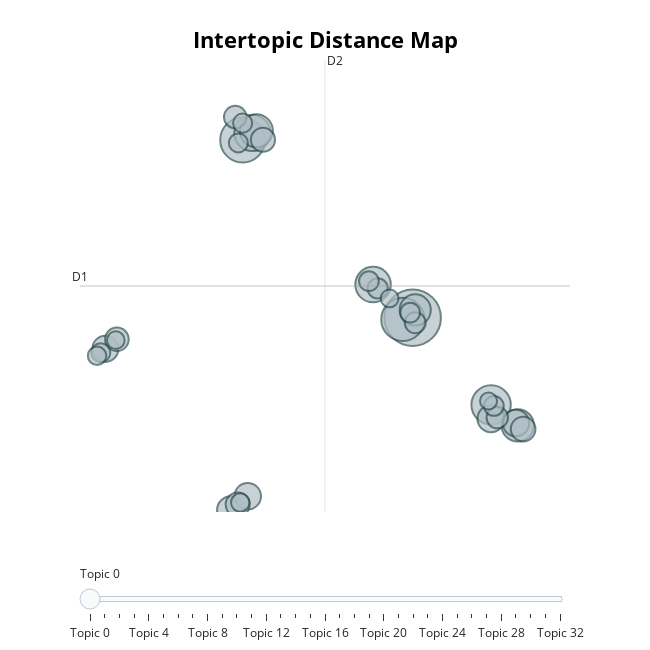

Here is the notebook cell this chart was saved with:
### Code cell
topic_model.visualize_topics()

### Figure 1 — Plotly figure (JSON) as saved in the notebook; plotly's stock layout.template omitted (floating-point values rounded to 4 significant figures)
{"data": [{"customdata": [[0, "kernels | kernel | regularization | classification | supervised", 132], [1, "reinforcement | learning | planning | reward | adaptive", 83], [2, "clusterings | clustering | cluster | clusters | clustered", 77], [3, "classifiers | classifier | classification | ensembles | features", 64], [4, "bandit | bandits | optimal | strategy | reward", 54], [5, "learnability | learnable | learning | algorithms | complexity", 52], [6, "bandit | reward | optimal | rewards | allocation", 45], [7, "corpus | classification | semantic | labeling | semantics", 43], [8, "optimal | learning | learnability | optimization | prediction", 40], [9, "lasso | regularization | regularized | sparse | penalized", 32], [10, "supervised | labeling | classification | labeled | classifiers", 30], [11, "matrix | matrices | minimization | rank | completion", 29], [12, "topics | topic | corpus | dirichlet | topical", 29], [13, "models | propagation | markov | bethe | belief", 28], [14, "classifier | classification | classify | categorization | classified", 25], [15, "prediction | forecasting | forecasts | forecast | expert", 24], [16, "sparse | dictionaries | recognition | learning | classification", 24], [17, "gaussian | classification | nonparametric | sparse | gaussians", 23], [18, "recommender | factorization | recommendations | recommendation | ratings", 21], [19, "learning | supervised | learner | generalization | complexity", 19], [20, "segmentations | segmentation | classification | networks | classifier", 18], [21, "quantum | superposition | qavb | qrw | learning", 17], [22, "privacy | private | privately | queries | regularized", 16], [23, "boosting | classifiers | boost | classifier | logitboost", 16], [24, "recognition | classifiers | classifier | recognize | facial", 16], [25, "optimizing | optimizer | optimization | bayesian | sampling", 15], [26, "ranking | rankings | ranked | retrieval | rank", 15], [27, "graphs | probabilistic | models | graphical | inference", 15], [28, "compressive | sparse | compressed | minimization | sensing", 14], [29, "causal | inference | discovering | models | discovery", 14], [30, "markov | markovian | bioinformatics | decoders | classification", 13], [31, "classifiers | classification | generalization | complexity | learning", 13], [32, "attacks | security | intrusion | phishing | detection", 12]], "hovertemplate": "<b>Topic %{customdata[0]}</b><br>%{customdata[1]}<br>Size: %{customdata[2]}", "legendgroup": "", "marker": {"color": "#B0BEC5", "line": {"color": "DarkSlateGrey", "width": 2}, "size": [132, 83, 77, 64, 54, 52, 45, 43, 40, 32, 30, 29, 29, 28, 25, 24, 24, 23, 21, 19, 18, 17, 16, 16, 16, 15, 15, 15, 14, 14, 13, 13, 12], "sizemode": "area", "sizeref": 0.0825, "symbol": "circle"}, "mode": "markers", "name": "", "orientation": "v", "showlegend": false, "type": "scatter", "x": [7.877, 1.247, 7.496, 10.94, 1.627, 6.335, 1.782, 11.98, 7.979, 0.7937, 10.93, 1.446, 11.91, -4.106, 12.19, 2.04, 1.054, -3.657, 0.9582, 11.18, 7.978, 6.515, 6.172, 11.05, 7.78, 1.081, 1.246, -4.286, 1.152, -4.432, -3.7, 6.981, 10.84], "xaxis": "x", "y": [8.452, 16.8, 8.371, 4.354, 17.13, 10.01, 17.23, 3.389, 8.816, -0.5926, 3.704, 0.05849, 3.497, 6.986, 3.216, 16.81, -0.3325, 7.435, 17.88, 3.756, 8.212, 9.83, 10.17, 4.302, 8.689, 16.66, 17.59, 6.807, -0.2349, 6.66, 7.392, 9.356, 4.534], "yaxis": "y"}], "layout": {"annotations": [{"showarrow": false, "text": "D1", "x": -5.096, "y": 9.94, "yshift": 10}, {"showarrow": false, "text": "D2", "x": 4.46, "xshift": 10, "y": 20.56}], "height": 650, "hoverlabel": {"bgcolor": "white", "font": {"family": "Rockwell", "size": 16}}, "legend": {"itemsizing": "constant", "tracegroupgap": 0}, "margin": {"t": 60}, "shapes": [{"line": {"color": "#CFD8DC", "width": 2}, "type": "line", "x0": 4.46, "x1": 4.46, "y0": -0.6815, "y1": 20.56}, {"line": {"color": "#9E9E9E", "width": 2}, "type": "line", "x0": -5.096, "x1": 14.02, "y0": 9.94, "y1": 9.94}], "sliders": [{"active": 0, "pad": {"t": 50}, "steps": [{"args": [{"marker.color": [["red", "#B0BEC5", "#B0BEC5", "#B0BEC5", "#B0BEC5", "#B0BEC5", "#B0BEC5", "#B0BEC5", "#B0BEC5", "#B0BEC5", "#B0BEC5", "#B0BEC5", "#B0BEC5", "#B0BEC5", "#B0BEC5", "#B0BEC5", "#B0BEC5", "#B0BEC5", "#B0BEC5", "#B0BEC5", "#B0BEC5", "#B0BEC5", "#B0BEC5", "#B0BEC5", "#B0BEC5", "#B0BEC5", "#B0BEC5", "#B0BEC5", "#B0BEC5", "#B0BEC5", "#B0BEC5", "#B0BEC5", "#B0BEC5"]]}], "label": "Topic 0", "method": "update"}, {"args": [{"marker.color": [["#B0BEC5", "red", "#B0BEC5", "#B0BEC5", "#B0BEC5", "#B0BEC5", "#B0BEC5", "#B0BEC5", "#B0BEC5", "#B0BEC5", "#B0BEC5", "#B0BEC5", "#B0BEC5", "#B0BEC5", "#B0BEC5", "#B0BEC5", "#B0BEC5", "#B0BEC5", "#B0BEC5", "#B0BEC5", "#B0BEC5", "#B0BEC5", "#B0BEC5", "#B0BEC5", "#B0BEC5", "#B0BEC5", "#B0BEC5", "#B0BEC5", "#B0BEC5", "#B0BEC5", "#B0BEC5", "#B0BEC5", "#B0BEC5"]]}], "label": "Topic 1", "method": "update"}, {"args": [{"marker.color": [["#B0BEC5", "#B0BEC5", "red", "#B0BEC5", "#B0BEC5", "#B0BEC5", "#B0BEC5", "#B0BEC5", "#B0BEC5", "#B0BEC5", "#B0BEC5", "#B0BEC5", "#B0BEC5", "#B0BEC5", "#B0BEC5", "#B0BEC5", "#B0BEC5", "#B0BEC5", "#B0BEC5", "#B0BEC5", "#B0BEC5", "#B0BEC5", "#B0BEC5", "#B0BEC5", "#B0BEC5", "#B0BEC5", "#B0BEC5", "#B0BEC5", "#B0BEC5", "#B0BEC5", "#B0BEC5", "#B0BEC5", "#B0BEC5"]]}], "label": "Topic 2", "method": "update"}, {"args": [{"marker.color": [["#B0BEC5", "#B0BEC5", "#B0BEC5", "red", "#B0BEC5", "#B0BEC5", "#B0BEC5", "#B0BEC5", "#B0BEC5", "#B0BEC5", "#B0BEC5", "#B0BEC5", "#B0BEC5", "#B0BEC5", "#B0BEC5", "#B0BEC5", "#B0BEC5", "#B0BEC5", "#B0BEC5", "#B0BEC5", "#B0BEC5", "#B0BEC5", "#B0BEC5", "#B0BEC5", "#B0BEC5", "#B0BEC5", "#B0BEC5", "#B0BEC5", "#B0BEC5", "#B0BEC5", "#B0BEC5", "#B0BEC5", "#B0BEC5"]]}], "label": "Topic 3", "method": "update"}, {"args": [{"marker.color": [["#B0BEC5", "#B0BEC5", "#B0BEC5", "#B0BEC5", "red", "#B0BEC5", "#B0BEC5", "#B0BEC5", "#B0BEC5", "#B0BEC5", "#B0BEC5", "#B0BEC5", "#B0BEC5", "#B0BEC5", "#B0BEC5", "#B0BEC5", "#B0BEC5", "#B0BEC5", "#B0BEC5", "#B0BEC5", "#B0BEC5", "#B0BEC5", "#B0BEC5", "#B0BEC5", "#B0BEC5", "#B0BEC5", "#B0BEC5", "#B0BEC5", "#B0BEC5", "#B0BEC5", "#B0BEC5", "#B0BEC5", "#B0BEC5"]]}], "label": "Topic 4", "method": "update"}, {"args": [{"marker.color": [["#B0BEC5", "#B0BEC5", "#B0BEC5", "#B0BEC5", "#B0BEC5", "red", "#B0BEC5", "#B0BEC5", "#B0BEC5", "#B0BEC5", "#B0BEC5", "#B0BEC5", "#B0BEC5", "#B0BEC5", "#B0BEC5", "#B0BEC5", "#B0BEC5", "#B0BEC5", "#B0BEC5", "#B0BEC5", "#B0BEC5", "#B0BEC5", "#B0BEC5", "#B0BEC5", "#B0BEC5", "#B0BEC5", "#B0BEC5", "#B0BEC5", "#B0BEC5", "#B0BEC5", "#B0BEC5", "#B0BEC5", "#B0BEC5"]]}], "label": "Topic 5", "method": "update"}, {"args": [{"marker.color": [["#B0BEC5", "#B0BEC5", "#B0BEC5", "#B0BEC5", "#B0BEC5", "#B0BEC5", "red", "#B0BEC5", "#B0BEC5", "#B0BEC5", "#B0BEC5", "#B0BEC5", "#B0BEC5", "#B0BEC5", "#B0BEC5", "#B0BEC5", "#B0BEC5", "#B0BEC5", "#B0BEC5", "#B0BEC5", "#B0BEC5", "#B0BEC5", "#B0BEC5", "#B0BEC5", "#B0BEC5", "#B0BEC5", "#B0BEC5", "#B0BEC5", "#B0BEC5", "#B0BEC5", "#B0BEC5", "#B0BEC5", "#B0BEC5"]]}], "label": "Topic 6", "method": "update"}, {"args": [{"marker.color": [["#B0BEC5", "#B0BEC5", "#B0BEC5", "#B0BEC5", "#B0BEC5", "#B0BEC5", "#B0BEC5", "red", "#B0BEC5", "#B0BEC5", "#B0BEC5", "#B0BEC5", "#B0BEC5", "#B0BEC5", "#B0BEC5", "#B0BEC5", "#B0BEC5", "#B0BEC5", "#B0BEC5", "#B0BEC5", "#B0BEC5", "#B0BEC5", "#B0BEC5", "#B0BEC5", "#B0BEC5", "#B0BEC5", "#B0BEC5", "#B0BEC5", "#B0BEC5", "#B0BEC5", "#B0BEC5", "#B0BEC5", "#B0BEC5"]]}], "label": "Topic 7", "method": "update"}, {"args": [{"marker.color": [["#B0BEC5", "#B0BEC5", "#B0BEC5", "#B0BEC5", "#B0BEC5", "#B0BEC5", "#B0BEC5", "#B0BEC5", "red", "#B0BEC5", "#B0BEC5", "#B0BEC5", "#B0BEC5", "#B0BEC5", "#B0BEC5", "#B0BEC5", "#B0BEC5", "#B0BEC5", "#B0BEC5", "#B0BEC5", "#B0BEC5", "#B0BEC5", "#B0BEC5", "#B0BEC5", "#B0BEC5", "#B0BEC5", "#B0BEC5", "#B0BEC5", "#B0BEC5", "#B0BEC5", "#B0BEC5", "#B0BEC5", "#B0BEC5"]]}], "label": "Topic 8", "method": "update"}, {"args": [{"marker.color": [["#B0BEC5", "#B0BEC5", "#B0BEC5", "#B0BEC5", "#B0BEC5", "#B0BEC5", "#B0BEC5", "#B0BEC5", "#B0BEC5", "red", "#B0BEC5", "#B0BEC5", "#B0BEC5", "#B0BEC5", "#B0BEC5", "#B0BEC5", "#B0BEC5", "#B0BEC5", "#B0BEC5", "#B0BEC5", "#B0BEC5", "#B0BEC5", "#B0BEC5", "#B0BEC5", "#B0BEC5", "#B0BEC5", "#B0BEC5", "#B0BEC5", "#B0BEC5", "#B0BEC5", "#B0BEC5", "#B0BEC5", "#B0BEC5"]]}], "label": "Topic 9", "method": "update"}, {"args": [{"marker.color": [["#B0BEC5", "#B0BEC5", "#B0BEC5", "#B0BEC5", "#B0BEC5", "#B0BEC5", "#B0BEC5", "#B0BEC5", "#B0BEC5", "#B0BEC5", "red", "#B0BEC5", "#B0BEC5", "#B0BEC5", "#B0BEC5", "#B0BEC5", "#B0BEC5", "#B0BEC5", "#B0BEC5", "#B0BEC5", "#B0BEC5", "#B0BEC5", "#B0BEC5", "#B0BEC5", "#B0BEC5", "#B0BEC5", "#B0BEC5", "#B0BEC5", "#B0BEC5", "#B0BEC5", "#B0BEC5", "#B0BEC5", "#B0BEC5"]]}], "label": "Topic 10", "method": "update"}, {"args": [{"marker.color": [["#B0BEC5", "#B0BEC5", "#B0BEC5", "#B0BEC5", "#B0BEC5", "#B0BEC5", "#B0BEC5", "#B0BEC5", "#B0BEC5", "#B0BEC5", "#B0BEC5", "red", "#B0BEC5", "#B0BEC5", "#B0BEC5", "#B0BEC5", "#B0BEC5", "#B0BEC5", "#B0BEC5", "#B0BEC5", "#B0BEC5", "#B0BEC5", "#B0BEC5", "#B0BEC5", "#B0BEC5", "#B0BEC5", "#B0BEC5", "#B0BEC5", "#B0BEC5", "#B0BEC5", "#B0BEC5", "#B0BEC5", "#B0BEC5"]]}], "label": "Topic 11", "method": "update"}, {"args": [{"marker.color": [["#B0BEC5", "#B0BEC5", "#B0BEC5", "#B0BEC5", "#B0BEC5", "#B0BEC5", "#B0BEC5", "#B0BEC5", "#B0BEC5", "#B0BEC5", "#B0BEC5", "#B0BEC5", "red", "#B0BEC5", "#B0BEC5", "#B0BEC5", "#B0BEC5", "#B0BEC5", "#B0BEC5", "#B0BEC5", "#B0BEC5", "#B0BEC5", "#B0BEC5", "#B0BEC5", "#B0BEC5", "#B0BEC5", "#B0BEC5", "#B0BEC5", "#B0BEC5", "#B0BEC5", "#B0BEC5", "#B0BEC5", "#B0BEC5"]]}], "label": "Topic 12", "method": "update"}, {"args": [{"marker.color": [["#B0BEC5", "#B0BEC5", "#B0BEC5", "#B0BEC5", "#B0BEC5", "#B0BEC5", "#B0BEC5", "#B0BEC5", "#B0BEC5", "#B0BEC5", "#B0BEC5", "#B0BEC5", "#B0BEC5", "red", "#B0BEC5", "#B0BEC5", "#B0BEC5", "#B0BEC5", "#B0BEC5", "#B0BEC5", "#B0BEC5", "#B0BEC5", "#B0BEC5", "#B0BEC5", "#B0BEC5", "#B0BEC5", "#B0BEC5", "#B0BEC5", "#B0BEC5", "#B0BEC5", "#B0BEC5", "#B0BEC5", "#B0BEC5"]]}], "label": "Topic 13", "method": "update"}, {"args": [{"marker.color": [["#B0BEC5", "#B0BEC5", "#B0BEC5", "#B0BEC5", "#B0BEC5", "#B0BEC5", "#B0BEC5", "#B0BEC5", "#B0BEC5", "#B0BEC5", "#B0BEC5", "#B0BEC5", "#B0BEC5", "#B0BEC5", "red", "#B0BEC5", "#B0BEC5", "#B0BEC5", "#B0BEC5", "#B0BEC5", "#B0BEC5", "#B0BEC5", "#B0BEC5", "#B0BEC5", "#B0BEC5", "#B0BEC5", "#B0BEC5", "#B0BEC5", "#B0BEC5", "#B0BEC5", "#B0BEC5", "#B0BEC5", "#B0BEC5"]]}], "label": "Topic 14", "method": "update"}, {"args": [{"marker.color": [["#B0BEC5", "#B0BEC5", "#B0BEC5", "#B0BEC5", "#B0BEC5", "#B0BEC5", "#B0BEC5", "#B0BEC5", "#B0BEC5", "#B0BEC5", "#B0BEC5", "#B0BEC5", "#B0BEC5", "#B0BEC5", "#B0BEC5", "red", "#B0BEC5", "#B0BEC5", "#B0BEC5", "#B0BEC5", "#B0BEC5", "#B0BEC5", "#B0BEC5", "#B0BEC5", "#B0BEC5", "#B0BEC5", "#B0BEC5", "#B0BEC5", "#B0BEC5", "#B0BEC5", "#B0BEC5", "#B0BEC5", "#B0BEC5"]]}], "label": "Topic 15", "method": "update"}, {"args": [{"marker.color": [["#B0BEC5", "#B0BEC5", "#B0BEC5", "#B0BEC5", "#B0BEC5", "#B0BEC5", "#B0BEC5", "#B0BEC5", "#B0BEC5", "#B0BEC5", "#B0BEC5", "#B0BEC5", "#B0BEC5", "#B0BEC5", "#B0BEC5", "#B0BEC5", "red", "#B0BEC5", "#B0BEC5", "#B0BEC5", "#B0BEC5", "#B0BEC5", "#B0BEC5", "#B0BEC5", "#B0BEC5", "#B0BEC5", "#B0BEC5", "#B0BEC5", "#B0BEC5", "#B0BEC5", "#B0BEC5", "#B0BEC5", "#B0BEC5"]]}], "label": "Topic 16", "method": "update"}, {"args": [{"marker.color": [["#B0BEC5", "#B0BEC5", "#B0BEC5", "#B0BEC5", "#B0BEC5", "#B0BEC5", "#B0BEC5", "#B0BEC5", "#B0BEC5", "#B0BEC5", "#B0BEC5", "#B0BEC5", "#B0BEC5", "#B0BEC5", "#B0BEC5", "#B0BEC5", "#B0BEC5", "red", "#B0BEC5", "#B0BEC5", "#B0BEC5", "#B0BEC5", "#B0BEC5", "#B0BEC5", "#B0BEC5", "#B0BEC5", "#B0BEC5", "#B0BEC5", "#B0BEC5", "#B0BEC5", "#B0BEC5", "#B0BEC5", "#B0BEC5"]]}], "label": "Topic 17", "method": "update"}, {"args": [{"marker.color": [["#B0BEC5", "#B0BEC5", "#B0BEC5", "#B0BEC5", "#B0BEC5", "#B0BEC5", "#B0BEC5", "#B0BEC5", "#B0BEC5", "#B0BEC5", "#B0BEC5", "#B0BEC5", "#B0BEC5", "#B0BEC5", "#B0BEC5", "#B0BEC5", "#B0BEC5", "#B0BEC5", "red", "#B0BEC5", "#B0BEC5", "#B0BEC5", "#B0BEC5", "#B0BEC5", "#B0BEC5", "#B0BEC5", "#B0BEC5", "#B0BEC5", "#B0BEC5", "#B0BEC5", "#B0BEC5", "#B0BEC5", "#B0BEC5"]]}], "label": "Topic 18", "method": "update"}, {"args": [{"marker.color": [["#B0BEC5", "#B0BEC5", "#B0BEC5", "#B0BEC5", "#B0BEC5", "#B0BEC5", "#B0BEC5", "#B0BEC5", "#B0BEC5", "#B0BEC5", "#B0BEC5", "#B0BEC5", "#B0BEC5", "#B0BEC5", "#B0BEC5", "#B0BEC5", "#B0BEC5", "#B0BEC5", "#B0BEC5", "red", "#B0BEC5", "#B0BEC5", "#B0BEC5", "#B0BEC5", "#B0BEC5", "#B0BEC5", "#B0BEC5", "#B0BEC5", "#B0BEC5", "#B0BEC5", "#B0BEC5", "#B0BEC5", "#B0BEC5"]]}], "label": "Topic 19", "method": "update"}, {"args": [{"marker.color": [["#B0BEC5", "#B0BEC5", "#B0BEC5", "#B0BEC5", "#B0BEC5", "#B0BEC5", "#B0BEC5", "#B0BEC5", "#B0BEC5", "#B0BEC5", "#B0BEC5", "#B0BEC5", "#B0BEC5", "#B0BEC5", "#B0BEC5", "#B0BEC5", "#B0BEC5", "#B0BEC5", "#B0BEC5", "#B0BEC5", "red", "#B0BEC5", "#B0BEC5", "#B0BEC5", "#B0BEC5", "#B0BEC5", "#B0BEC5", "#B0BEC5", "#B0BEC5", "#B0BEC5", "#B0BEC5", "#B0BEC5", "#B0BEC5"]]}], "label": "Topic 20", "method": "update"}, {"args": [{"marker.color": [["#B0BEC5", "#B0BEC5", "#B0BEC5", "#B0BEC5", "#B0BEC5", "#B0BEC5", "#B0BEC5", "#B0BEC5", "#B0BEC5", "#B0BEC5", "#B0BEC5", "#B0BEC5", "#B0BEC5", "#B0BEC5", "#B0BEC5", "#B0BEC5", "#B0BEC5", "#B0BEC5", "#B0BEC5", "#B0BEC5", "#B0BEC5", "red", "#B0BEC5", "#B0BEC5", "#B0BEC5", "#B0BEC5", "#B0BEC5", "#B0BEC5", "#B0BEC5", "#B0BEC5", "#B0BEC5", "#B0BEC5", "#B0BEC5"]]}], "label": "Topic 21", "method": "update"}, {"args": [{"marker.color": [["#B0BEC5", "#B0BEC5", "#B0BEC5", "#B0BEC5", "#B0BEC5", "#B0BEC5", "#B0BEC5", "#B0BEC5", "#B0BEC5", "#B0BEC5", "#B0BEC5", "#B0BEC5", "#B0BEC5", "#B0BEC5", "#B0BEC5", "#B0BEC5", "#B0BEC5", "#B0BEC5", "#B0BEC5", "#B0BEC5", "#B0BEC5", "#B0BEC5", "red", "#B0BEC5", "#B0BEC5", "#B0BEC5", "#B0BEC5", "#B0BEC5", "#B0BEC5", "#B0BEC5", "#B0BEC5", "#B0BEC5", "#B0BEC5"]]}], "label": "Topic 22", "method": "update"}, {"args": [{"marker.color": [["#B0BEC5", "#B0BEC5", "#B0BEC5", "#B0BEC5", "#B0BEC5", "#B0BEC5", "#B0BEC5", "#B0BEC5", "#B0BEC5", "#B0BEC5", "#B0BEC5", "#B0BEC5", "#B0BEC5", "#B0BEC5", "#B0BEC5", "#B0BEC5", "#B0BEC5", "#B0BEC5", "#B0BEC5", "#B0BEC5", "#B0BEC5", "#B0BEC5", "#B0BEC5", "red", "#B0BEC5", "#B0BEC5", "#B0BEC5", "#B0BEC5", "#B0BEC5", "#B0BEC5", "#B0BEC5", "#B0BEC5", "#B0BEC5"]]}], "label": "Topic 23", "method": "update"}, {"args": [{"marker.color": [["#B0BEC5", "#B0BEC5", "#B0BEC5", "#B0BEC5", "#B0BEC5", "#B0BEC5", "#B0BEC5", "#B0BEC5", "#B0BEC5", "#B0BEC5", "#B0BEC5", "#B0BEC5", "#B0BEC5", "#B0BEC5", "#B0BEC5", "#B0BEC5", "#B0BEC5", "#B0BEC5", "#B0BEC5", "#B0BEC5", "#B0BEC5", "#B0BEC5", "#B0BEC5", "#B0BEC5", "red", "#B0BEC5", "#B0BEC5", "#B0BEC5", "#B0BEC5", "#B0BEC5", "#B0BEC5", "#B0BEC5", "#B0BEC5"]]}], "label": "Topic 24", "method": "update"}, {"args": [{"marker.color": [["#B0BEC5", "#B0BEC5", "#B0BEC5", "#B0BEC5", "#B0BEC5", "#B0BEC5", "#B0BEC5", "#B0BEC5", "#B0BEC5", "#B0BEC5", "#B0BEC5", "#B0BEC5", "#B0BEC5", "#B0BEC5", "#B0BEC5", "#B0BEC5", "#B0BEC5", "#B0BEC5", "#B0BEC5", "#B0BEC5", "#B0BEC5", "#B0BEC5", "#B0BEC5", "#B0BEC5", "#B0BEC5", "red", "#B0BEC5", "#B0BEC5", "#B0BEC5", "#B0BEC5", "#B0BEC5", "#B0BEC5", "#B0BEC5"]]}], "label": "Topic 25", "method": "update"}, {"args": [{"marker.color": [["#B0BEC5", "#B0BEC5", "#B0BEC5", "#B0BEC5", "#B0BEC5", "#B0BEC5", "#B0BEC5", "#B0BEC5", "#B0BEC5", "#B0BEC5", "#B0BEC5", "#B0BEC5", "#B0BEC5", "#B0BEC5", "#B0BEC5", "#B0BEC5", "#B0BEC5", "#B0BEC5", "#B0BEC5", "#B0BEC5", "#B0BEC5", "#B0BEC5", "#B0BEC5", "#B0BEC5", "#B0BEC5", "#B0BEC5", "red", "#B0BEC5", "#B0BEC5", "#B0BEC5", "#B0BEC5", "#B0BEC5", "#B0BEC5"]]}], "label": "Topic 26", "method": "update"}, {"args": [{"marker.color": [["#B0BEC5", "#B0BEC5", "#B0BEC5", "#B0BEC5", "#B0BEC5", "#B0BEC5", "#B0BEC5", "#B0BEC5", "#B0BEC5", "#B0BEC5", "#B0BEC5", "#B0BEC5", "#B0BEC5", "#B0BEC5", "#B0BEC5", "#B0BEC5", "#B0BEC5", "#B0BEC5", "#B0BEC5", "#B0BEC5", "#B0BEC5", "#B0BEC5", "#B0BEC5", "#B0BEC5", "#B0BEC5", "#B0BEC5", "#B0BEC5", "red", "#B0BEC5", "#B0BEC5", "#B0BEC5", "#B0BEC5", "#B0BEC5"]]}], "label": "Topic 27", "method": "update"}, {"args": [{"marker.color": [["#B0BEC5", "#B0BEC5", "#B0BEC5", "#B0BEC5", "#B0BEC5", "#B0BEC5", "#B0BEC5", "#B0BEC5", "#B0BEC5", "#B0BEC5", "#B0BEC5", "#B0BEC5", "#B0BEC5", "#B0BEC5", "#B0BEC5", "#B0BEC5", "#B0BEC5", "#B0BEC5", "#B0BEC5", "#B0BEC5", "#B0BEC5", "#B0BEC5", "#B0BEC5", "#B0BEC5", "#B0BEC5", "#B0BEC5", "#B0BEC5", "#B0BEC5", "red", "#B0BEC5", "#B0BEC5", "#B0BEC5", "#B0BEC5"]]}], "label": "Topic 28", "method": "update"}, {"args": [{"marker.color": [["#B0BEC5", "#B0BEC5", "#B0BEC5", "#B0BEC5", "#B0BEC5", "#B0BEC5", "#B0BEC5", "#B0BEC5", "#B0BEC5", "#B0BEC5", "#B0BEC5", "#B0BEC5", "#B0BEC5", "#B0BEC5", "#B0BEC5", "#B0BEC5", "#B0BEC5", "#B0BEC5", "#B0BEC5", "#B0BEC5", "#B0BEC5", "#B0BEC5", "#B0BEC5", "#B0BEC5", "#B0BEC5", "#B0BEC5", "#B0BEC5", "#B0BEC5", "#B0BEC5", "red", "#B0BEC5", "#B0BEC5", "#B0BEC5"]]}], "label": "Topic 29", "method": "update"}, {"args": [{"marker.color": [["#B0BEC5", "#B0BEC5", "#B0BEC5", "#B0BEC5", "#B0BEC5", "#B0BEC5", "#B0BEC5", "#B0BEC5", "#B0BEC5", "#B0BEC5", "#B0BEC5", "#B0BEC5", "#B0BEC5", "#B0BEC5", "#B0BEC5", "#B0BEC5", "#B0BEC5", "#B0BEC5", "#B0BEC5", "#B0BEC5", "#B0BEC5", "#B0BEC5", "#B0BEC5", "#B0BEC5", "#B0BEC5", "#B0BEC5", "#B0BEC5", "#B0BEC5", "#B0BEC5", "#B0BEC5", "red", "#B0BEC5", "#B0BEC5"]]}], "label": "Topic 30", "method": "update"}, {"args": [{"marker.color": [["#B0BEC5", "#B0BEC5", "#B0BEC5", "#B0BEC5", "#B0BEC5", "#B0BEC5", "#B0BEC5", "#B0BEC5", "#B0BEC5", "#B0BEC5", "#B0BEC5", "#B0BEC5", "#B0BEC5", "#B0BEC5", "#B0BEC5", "#B0BEC5", "#B0BEC5", "#B0BEC5", "#B0BEC5", "#B0BEC5", "#B0BEC5", "#B0BEC5", "#B0BEC5", "#B0BEC5", "#B0BEC5", "#B0BEC5", "#B0BEC5", "#B0BEC5", "#B0BEC5", "#B0BEC5", "#B0BEC5", "red", "#B0BEC5"]]}], "label": "Topic 31", "method": "update"}, {"args": [{"marker.color": [["#B0BEC5", "#B0BEC5", "#B0BEC5", "#B0BEC5", "#B0BEC5", "#B0BEC5", "#B0BEC5", "#B0BEC5", "#B0BEC5", "#B0BEC5", "#B0BEC5", "#B0BEC5", "#B0BEC5", "#B0BEC5", "#B0BEC5", "#B0BEC5", "#B0BEC5", "#B0BEC5", "#B0BEC5", "#B0BEC5", "#B0BEC5", "#B0BEC5", "#B0BEC5", "#B0BEC5", "#B0BEC5", "#B0BEC5", "#B0BEC5", "#B0BEC5", "#B0BEC5", "#B0BEC5", "#B0BEC5", "#B0BEC5", "red"]]}], "label": "Topic 32", "method": "update"}]}], "title": {"font": {"color": "Black", "size": 22}, "text": "<b>Intertopic Distance Map</b>", "x": 0.5, "xanchor": "center", "y": 0.95, "yanchor": "top"}, "width": 650, "xaxis": {"anchor": "y", "domain": [0, 1], "range": [-5.096, 14.02], "title": {"text": ""}, "visible": false}, "yaxis": {"anchor": "x", "domain": [0, 1], "range": [-0.6815, 20.56], "title": {"text": ""}, "visible": false}}}
